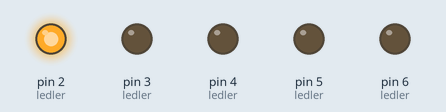
The sketch below on a simulated Arduino Uno, built with avr-gcc and run on an emulated ATmega328P. Parts: output pins drawn as LEDs (lit = HIGH).

Above: at 0.2 s.
At 1.7 s:
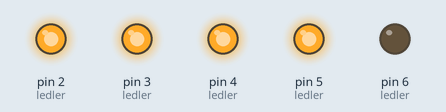
At 2.5 s:
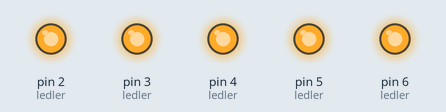
At 4.2 s:
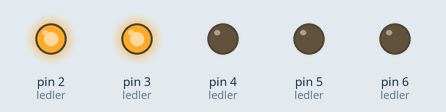
At 5.2 s:
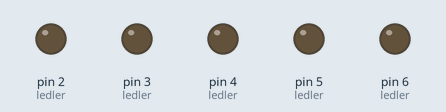
At 6.7 s:
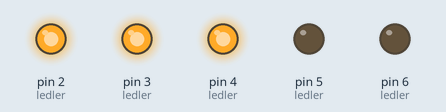
Timing chart, 0 to 7.2 s (numbered marks = the images above):
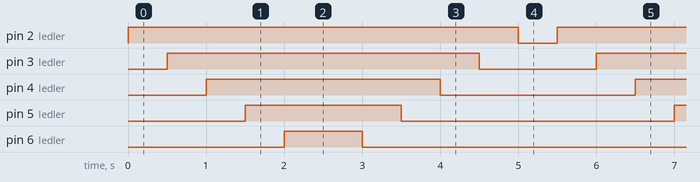

The sketch:

Karasimsek.ino
```cpp
int led1=2;
int led2=3;
int led3=4;
int led4=5;
int led5=6;
int ledler[]={led1,led2,led3,led4,led5};

void setup()
{
  for(int sayac=0;sayac<5;sayac++){
    pinMode(ledler[sayac],OUTPUT);
  }
}

void loop()
{
    for(int i=0 ; i<5 ; i++){
      digitalWrite(ledler[i],HIGH);
      delay(500);
    }
    for(int sayac=5 ; sayac>=0 ; sayac--){
      digitalWrite(ledler[sayac],LOW);
      delay(500);
  }
}
```

Measured:
- by itself, pin 2 (ledler): alternates HIGH for 5.0 s and LOW for 0.50 s
- by itself, pin 3 (ledler): alternates HIGH for 4.0 s and LOW for 1.5 s
- by itself, pin 4 (ledler): alternates HIGH for 3.0 s and LOW for 2.5 s
- by itself, pin 5 (ledler): alternates HIGH for 2.0 s and LOW for 3.5 s
- by itself, pin 6 (ledler): alternates HIGH for 1.0 s and LOW for 4.5 s
